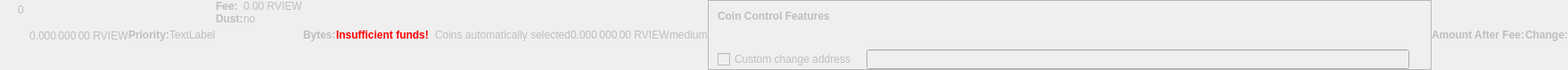
    <widget class="QWidget" name="dummyHideWidget" native="true">
     <property name="enabled">
      <bool>false</bool>
     </property>
     <property name="maximumSize">
      <size>
       <width>100</width>
       <height>22</height>
      </size>
     </property>
     <layout class="QHBoxLayout" name="dummyHideLayout">
      <property name="spacing">
       <number>0</number>
      </property>
      <property name="margin">
       <number>0</number>
      </property>
      <item>
       <layout class="QFormLayout" name="formLayoutCoinControl1">
        <property name="horizontalSpacing">
         <number>10</number>
        </property>
        <property name="verticalSpacing">
         <number>14</number>
        </property>
        <property name="leftMargin">
         <number>10</number>
        </property>
        <property name="topMargin">
         <number>4</number>
        </property>
        <property name="rightMargin">
         <number>6</number>
        </property>
        <item row="0" column="1">
         <widget class="QLabel" name="labelCoinControlBytes">
          <property name="cursor">
           <cursorShape>IBeamCursor</cursorShape>
          </property>
          <property name="contextMenuPolicy">
           <enum>Qt::ActionsContextMenu</enum>
          </property>
          <property name="text">
           <string notr="true">0</string>
          </property>
          <property name="textInteractionFlags">
           <set>Qt::LinksAccessibleByMouse|Qt::TextSelectableByKeyboard|Qt::TextSelectableByMouse</set>
          </property>
         </widget>
        </item>
       </layout>
      </item>
      <item>
       <widget class="QLabel" name="labelCoinControlAfterFee">
        <property name="enabled">
         <bool>false</bool>
        </property>
        <property name="sizePolicy">
         <sizepolicy hsizetype="Fixed" vsizetype="Fixed">
          <horstretch>0</horstretch>
          <verstretch>0</verstretch>
         </sizepolicy>
        </property>
        <property name="minimumSize">
         <size>
          <width>111</width>
          <height>12</height>
         </size>
        </property>
        <property name="maximumSize">
         <size>
          <width>111</width>
          <height>12</height>
         </size>
        </property>
        <property name="cursor">
         <cursorShape>IBeamCursor</cursorShape>
        </property>
        <property name="contextMenuPolicy">
         <enum>Qt::ActionsContextMenu</enum>
        </property>
        <property name="text">
         <string notr="true">0.000 000 00 RVIEW</string>
        </property>
        <property name="textInteractionFlags">
         <set>Qt::LinksAccessibleByMouse|Qt::TextSelectableByKeyboard|Qt::TextSelectableByMouse</set>
        </property>
       </widget>
      </item>
      <item>
       <widget class="QLabel" name="labelCoinControlPriorityText">
        <property name="enabled">
         <bool>false</bool>
        </property>
        <property name="font">
         <font>
          <weight>75</weight>
          <bold>true</bold>
         </font>
        </property>
        <property name="text">
         <string>Priority:</string>
        </property>
       </widget>
      </item>
      <item>
       <layout class="QHBoxLayout" name="horizontalLayout">
        <item>
         <widget class="QLabel" name="WarningLabel">
          <property name="text">
           <string>TextLabel</string>
          </property>
         </widget>
        </item>
       </layout>
      </item>
      <item>
       <layout class="QFormLayout" name="formLayoutCoinControl3">
        <property name="horizontalSpacing">
         <number>0</number>
        </property>
        <property name="verticalSpacing">
         <number>0</number>
        </property>
        <property name="leftMargin">
         <number>0</number>
        </property>
        <property name="topMargin">
         <number>0</number>
        </property>
        <property name="rightMargin">
         <number>0</number>
        </property>
        <item row="0" column="0">
         <widget class="QLabel" name="labelCoinControlFeeText">
          <property name="enabled">
           <bool>false</bool>
          </property>
          <property name="font">
           <font>
            <weight>75</weight>
            <bold>true</bold>
           </font>
          </property>
          <property name="text">
           <string>Fee:</string>
          </property>
          <property name="margin">
           <number>0</number>
          </property>
         </widget>
        </item>
        <item row="0" column="1">
         <widget class="QLabel" name="labelCoinControlFee">
          <property name="enabled">
           <bool>false</bool>
          </property>
          <property name="cursor">
           <cursorShape>IBeamCursor</cursorShape>
          </property>
          <property name="contextMenuPolicy">
           <enum>Qt::ActionsContextMenu</enum>
          </property>
          <property name="text">
           <string notr="true">0.00 RVIEW</string>
          </property>
          <property name="textInteractionFlags">
           <set>Qt::LinksAccessibleByMouse|Qt::TextSelectableByKeyboard|Qt::TextSelectableByMouse</set>
          </property>
         </widget>
        </item>
        <item row="1" column="0">
         <widget class="QLabel" name="labelCoinControlLowOutputText">
          <property name="enabled">
           <bool>false</bool>
          </property>
          <property name="font">
           <font>
            <weight>75</weight>
            <bold>true</bold>
           </font>
          </property>
          <property name="text">
           <string>Dust:</string>
          </property>
         </widget>
        </item>
        <item row="1" column="1">
         <widget class="QLabel" name="labelCoinControlLowOutput">
          <property name="enabled">
           <bool>false</bool>
          </property>
          <property name="cursor">
           <cursorShape>IBeamCursor</cursorShape>
          </property>
          <property name="contextMenuPolicy">
           <enum>Qt::ActionsContextMenu</enum>
          </property>
          <property name="text">
           <string>no</string>
          </property>
          <property name="textInteractionFlags">
           <set>Qt::LinksAccessibleByMouse|Qt::TextSelectableByKeyboard|Qt::TextSelectableByMouse</set>
          </property>
         </widget>
        </item>
       </layout>
      </item>
      <item>
       <widget class="QLabel" name="labelCoinControlBytesText">
        <property name="enabled">
         <bool>false</bool>
        </property>
        <property name="font">
         <font>
          <weight>75</weight>
          <bold>true</bold>
         </font>
        </property>
        <property name="text">
         <string>Bytes:</string>
        </property>
       </widget>
      </item>
      <item>
       <layout class="QFormLayout" name="formLayoutCoinControl2">
        <property name="horizontalSpacing">
         <number>0</number>
        </property>
        <property name="verticalSpacing">
         <number>0</number>
        </property>
        <property name="leftMargin">
         <number>0</number>
        </property>
        <property name="topMargin">
         <number>0</number>
        </property>
        <property name="rightMargin">
         <number>0</number>
        </property>
       </layout>
      </item>
      <item>
       <layout class="QHBoxLayout" name="horizontalLayoutCoinControl2">
        <property name="spacing">
         <number>0</number>
        </property>
        <property name="bottomMargin">
         <number>0</number>
        </property>
       </layout>
      </item>
      <item>
       <widget class="QLabel" name="labelCoinControlInsuffFunds">
        <property name="enabled">
         <bool>false</bool>
        </property>
        <property name="minimumSize">
         <size>
          <width>0</width>
          <height>0</height>
         </size>
        </property>
        <property name="font">
         <font>
          <weight>75</weight>
          <bold>true</bold>
         </font>
        </property>
        <property name="styleSheet">
         <string notr="true">color:red;font-weight:bold;</string>
        </property>
        <property name="text">
         <string>Insufficient funds!</string>
        </property>
        <property name="margin">
         <number>5</number>
        </property>
       </widget>
      </item>
      <item>
       <layout class="QFormLayout" name="formLayoutCoinControl4">
        <property name="horizontalSpacing">
         <number>0</number>
        </property>
        <property name="verticalSpacing">
         <number>0</number>
        </property>
        <property name="leftMargin">
         <number>0</number>
        </property>
        <property name="topMargin">
         <number>0</number>
        </property>
        <property name="rightMargin">
         <number>0</number>
        </property>
       </layout>
      </item>
      <item>
       <widget class="QLabel" name="labelCoinControlChangeLabel">
        <property name="enabled">
         <bool>false</bool>
        </property>
        <property name="sizePolicy">
         <sizepolicy hsizetype="Preferred" vsizetype="Expanding">
          <horstretch>0</horstretch>
          <verstretch>0</verstretch>
         </sizepolicy>
        </property>
        <property name="minimumSize">
         <size>
          <width>0</width>
          <height>0</height>
         </size>
        </property>
        <property name="text">
         <string/>
        </property>
        <property name="margin">
         <number>3</number>
        </property>
       </widget>
      </item>
      <item>
       <widget class="QLabel" name="labelCoinControlAutomaticallySelected">
        <property name="enabled">
         <bool>false</bool>
        </property>
        <property name="sizePolicy">
         <sizepolicy hsizetype="Fixed" vsizetype="Fixed">
          <horstretch>0</horstretch>
          <verstretch>0</verstretch>
         </sizepolicy>
        </property>
        <property name="minimumSize">
         <size>
          <width>0</width>
          <height>0</height>
         </size>
        </property>
        <property name="maximumSize">
         <size>
          <width>240</width>
          <height>16777215</height>
         </size>
        </property>
        <property name="text">
         <string>Coins automatically selected</string>
        </property>
        <property name="margin">
         <number>5</number>
        </property>
       </widget>
      </item>
      <item>
       <widget class="QLabel" name="labelCoinControlChange">
        <property name="enabled">
         <bool>false</bool>
        </property>
        <property name="sizePolicy">
         <sizepolicy hsizetype="Fixed" vsizetype="Fixed">
          <horstretch>0</horstretch>
          <verstretch>0</verstretch>
         </sizepolicy>
        </property>
        <property name="minimumSize">
         <size>
          <width>111</width>
          <height>0</height>
         </size>
        </property>
        <property name="maximumSize">
         <size>
          <width>111</width>
          <height>16777215</height>
         </size>
        </property>
        <property name="cursor">
         <cursorShape>IBeamCursor</cursorShape>
        </property>
        <property name="contextMenuPolicy">
         <enum>Qt::ActionsContextMenu</enum>
        </property>
        <property name="text">
         <string notr="true">0.000 000 00 RVIEW</string>
        </property>
        <property name="textInteractionFlags">
         <set>Qt::LinksAccessibleByMouse|Qt::TextSelectableByKeyboard|Qt::TextSelectableByMouse</set>
        </property>
       </widget>
      </item>
      <item>
       <widget class="QLabel" name="labelCoinControlPriority">
        <property name="enabled">
         <bool>false</bool>
        </property>
        <property name="cursor">
         <cursorShape>IBeamCursor</cursorShape>
        </property>
        <property name="contextMenuPolicy">
         <enum>Qt::ActionsContextMenu</enum>
        </property>
        <property name="text">
         <string>medium</string>
        </property>
        <property name="textInteractionFlags">
         <set>Qt::LinksAccessibleByMouse|Qt::TextSelectableByKeyboard|Qt::TextSelectableByMouse</set>
        </property>
       </widget>
      </item>
      <item>
       <widget class="QFrame" name="frameCoinControl">
        <property name="sizePolicy">
         <sizepolicy hsizetype="Expanding" vsizetype="Expanding">
          <horstretch>0</horstretch>
          <verstretch>0</verstretch>
         </sizepolicy>
        </property>
        <property name="maximumSize">
         <size>
          <width>16777215</width>
          <height>16777215</height>
         </size>
        </property>
        <property name="frameShape">
         <enum>QFrame::StyledPanel</enum>
        </property>
        <property name="frameShadow">
         <enum>QFrame::Sunken</enum>
        </property>
        <layout class="QVBoxLayout" name="verticalLayoutCoinControl2_2">
         <property name="spacing">
          <number>0</number>
         </property>
         <property name="margin">
          <number>0</number>
         </property>
         <item>
          <layout class="QVBoxLayout" name="verticalLayoutCoinControl" stretch="0,0,0,1">
           <property name="spacing">
            <number>0</number>
           </property>
           <property name="leftMargin">
            <number>10</number>
           </property>
           <property name="topMargin">
            <number>10</number>
           </property>
           <item>
            <layout class="QHBoxLayout" name="horizontalLayoutCoinControl1">
             <property name="bottomMargin">
              <number>15</number>
             </property>
             <item>
              <widget class="QLabel" name="labelCoinControlFeatures">
               <property name="enabled">
                <bool>false</bool>
               </property>
               <property name="sizePolicy">
                <sizepolicy hsizetype="Preferred" vsizetype="Maximum">
                 <horstretch>0</horstretch>
                 <verstretch>0</verstretch>
                </sizepolicy>
               </property>
               <property name="font">
                <font>
                 <weight>75</weight>
                 <bold>true</bold>
                </font>
               </property>
               <property name="styleSheet">
                <string notr="true">font-weight:bold;</string>
               </property>
               <property name="text">
                <string>Coin Control Features</string>
               </property>
              </widget>
             </item>
            </layout>
           </item>
           <item>
            <widget class="QWidget" name="widgetCoinControl" native="true">
             <property name="sizePolicy">
              <sizepolicy hsizetype="Preferred" vsizetype="Preferred">
               <horstretch>0</horstretch>
               <verstretch>0</verstretch>
              </sizepolicy>
             </property>
             <property name="minimumSize">
              <size>
               <width>0</width>
               <height>0</height>
              </size>
             </property>
             <property name="styleSheet">
              <string notr="true"/>
             </property>
             <layout class="QHBoxLayout" name="horizontalLayoutCoinControl5_2">
              <property name="margin">
               <number>0</number>
              </property>
              <item>
               <layout class="QHBoxLayout" name="horizontalLayoutCoinControl3">
                <property name="spacing">
                 <number>20</number>
                </property>
                <property name="topMargin">
                 <number>0</number>
                </property>
                <property name="bottomMargin">
                 <number>10</number>
                </property>
               </layout>
              </item>
             </layout>
            </widget>
           </item>
           <item>
            <layout class="QHBoxLayout" name="horizontalLayoutCoinControl4" stretch="0,0,0">
             <property name="spacing">
              <number>12</number>
             </property>
             <property name="sizeConstraint">
              <enum>QLayout::SetDefaultConstraint</enum>
             </property>
             <property name="topMargin">
              <number>5</number>
             </property>
             <property name="rightMargin">
              <number>5</number>
             </property>
             <item>
              <widget class="QCheckBox" name="checkBoxCoinControlChange">
               <property name="enabled">
                <bool>false</bool>
               </property>
               <property name="toolTip">
                <string>If this is activated, but the change address is empty or invalid, change will be sent to a newly generated address.</string>
               </property>
               <property name="text">
                <string>Custom change address</string>
               </property>
              </widget>
             </item>
             <item>
              <widget class="QValidatedLineEdit" name="lineEditCoinControlChange">
               <property name="enabled">
                <bool>false</bool>
               </property>
               <property name="sizePolicy">
                <sizepolicy hsizetype="Expanding" vsizetype="Fixed">
                 <horstretch>0</horstretch>
                 <verstretch>0</verstretch>
                </sizepolicy>
               </property>
              </widget>
             </item>
             <item>
              <widget class="QLabel" name="labelCoinControlChangeLabel_2">
               <property name="sizePolicy">
                <sizepolicy hsizetype="Preferred" vsizetype="Expanding">
                 <horstretch>0</horstretch>
                 <verstretch>0</verstretch>
                </sizepolicy>
               </property>
               <property name="minimumSize">
                <size>
                 <width>0</width>
                 <height>0</height>
                </size>
               </property>
               <property name="text">
                <string/>
               </property>
               <property name="margin">
                <number>3</number>
               </property>
              </widget>
             </item>
            </layout>
           </item>
           <item>
            <spacer name="verticalSpacerCoinControl">
             <property name="orientation">
              <enum>Qt::Vertical</enum>
             </property>
             <property name="sizeHint" stdset="0">
              <size>
               <width>800</width>
               <height>1</height>
              </size>
             </property>
            </spacer>
           </item>
          </layout>
         </item>
        </layout>
       </widget>
      </item>
      <item>
       <widget class="QLabel" name="labelCoinControlAfterFeeText">
        <property name="enabled">
         <bool>false</bool>
        </property>
        <property name="minimumSize">
         <size>
          <width>0</width>
          <height>0</height>
         </size>
        </property>
        <property name="maximumSize">
         <size>
          <width>16777215</width>
          <height>16777215</height>
         </size>
        </property>
        <property name="font">
         <font>
          <weight>75</weight>
          <bold>true</bold>
         </font>
        </property>
        <property name="text">
         <string>Amount After Fee:</string>
        </property>
        <property name="alignment">
         <set>Qt::AlignLeading|Qt::AlignLeft|Qt::AlignVCenter</set>
        </property>
        <property name="margin">
         <number>0</number>
        </property>
       </widget>
      </item>
      <item>
       <widget class="QLabel" name="labelCoinControlChangeText">
        <property name="enabled">
         <bool>false</bool>
        </property>
        <property name="sizePolicy">
         <sizepolicy hsizetype="Preferred" vsizetype="Preferred">
          <horstretch>0</horstretch>
          <verstretch>0</verstretch>
         </sizepolicy>
        </property>
        <property name="minimumSize">
         <size>
          <width>0</width>
          <height>0</height>
         </size>
        </property>
        <property name="maximumSize">
         <size>
          <width>16777215</width>
          <height>16777215</height>
         </size>
        </property>
        <property name="font">
         <font>
          <weight>75</weight>
          <bold>true</bold>
         </font>
        </property>
        <property name="text">
         <string>Change:</string>
        </property>
        <property name="alignment">
         <set>Qt::AlignLeading|Qt::AlignLeft|Qt::AlignVCenter</set>
        </property>
       </widget>
      </item>
     </layout>
    </widget>
